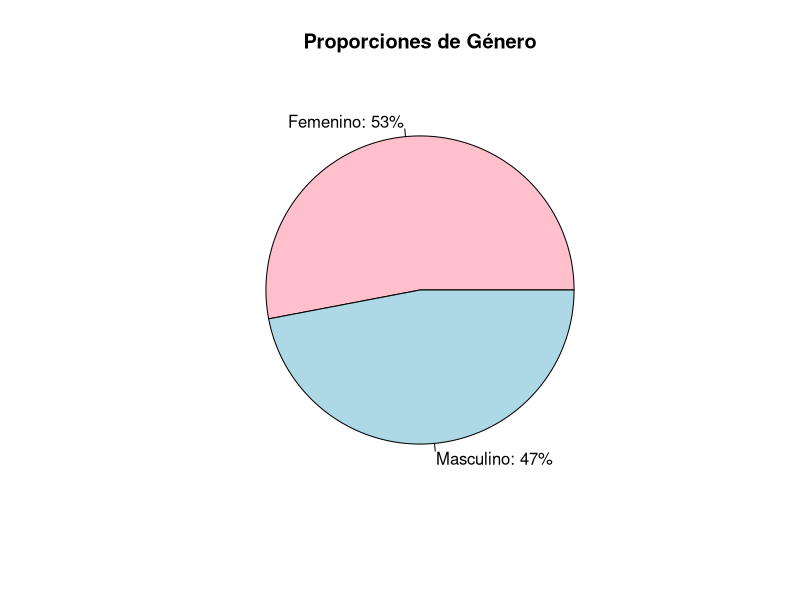
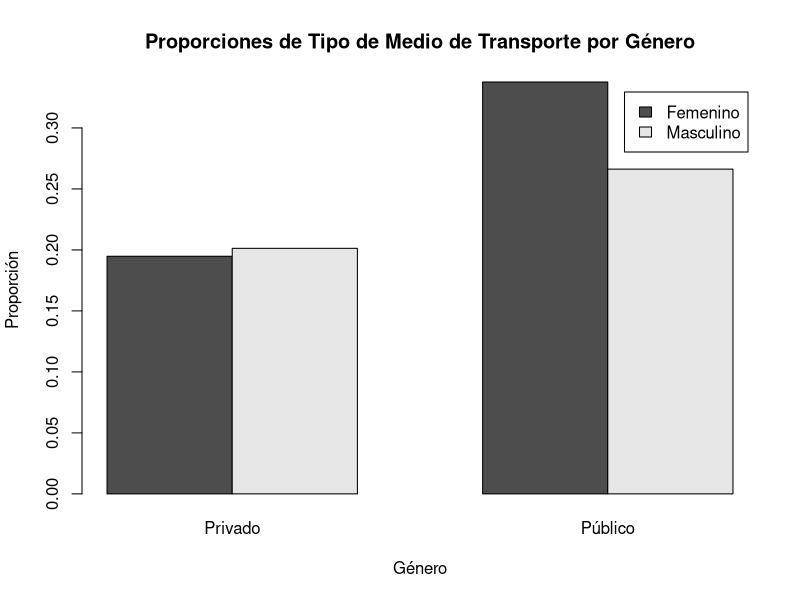
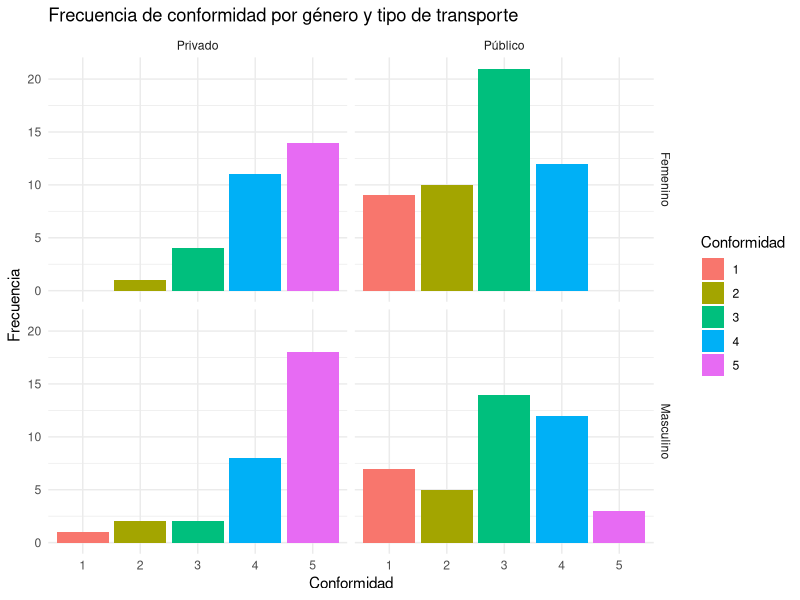
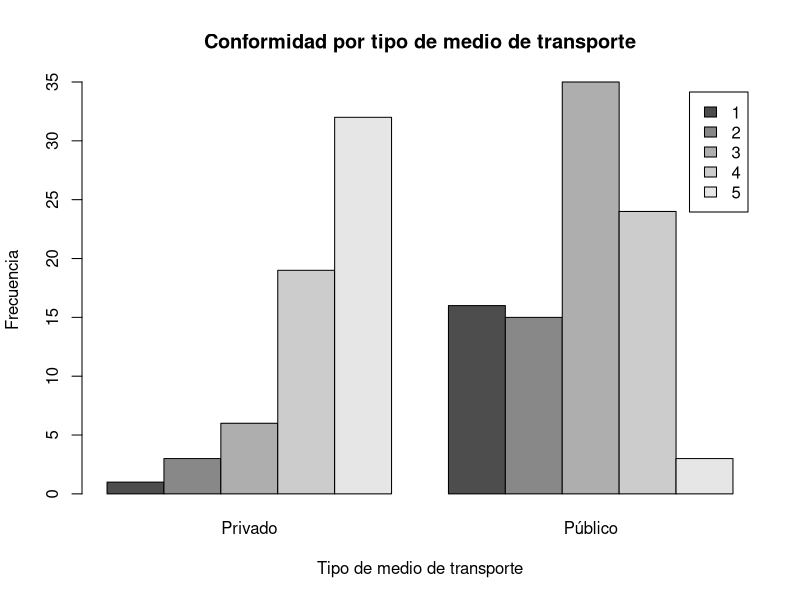
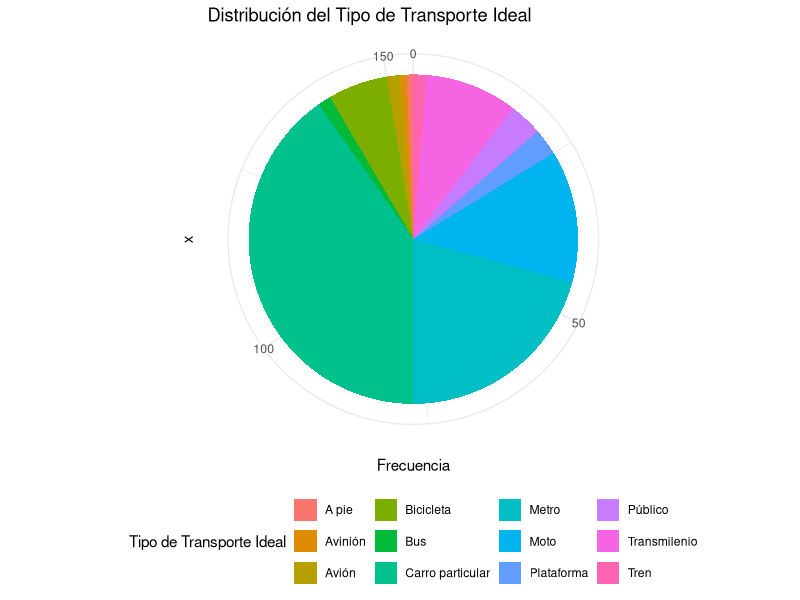
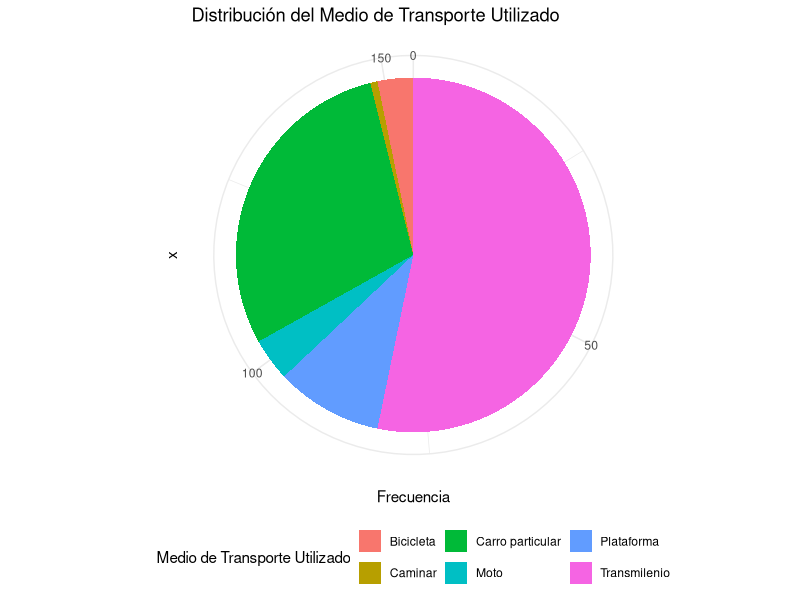
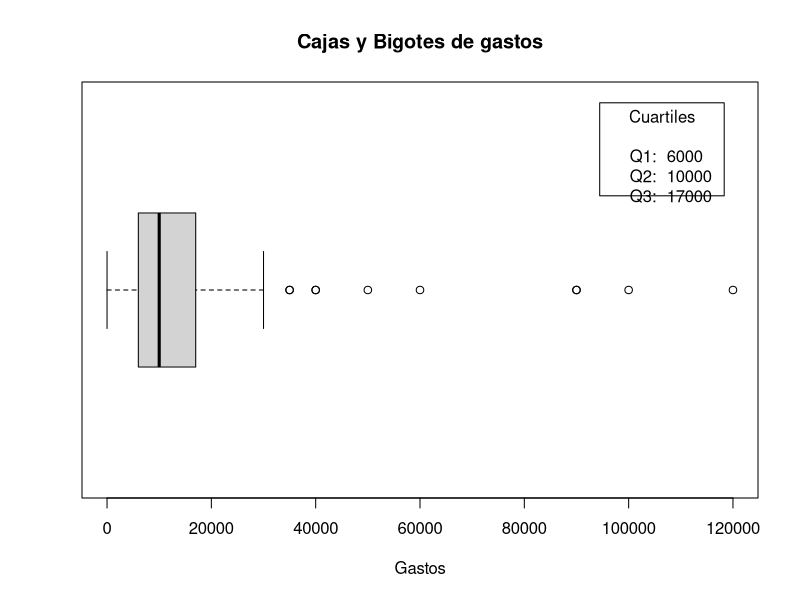
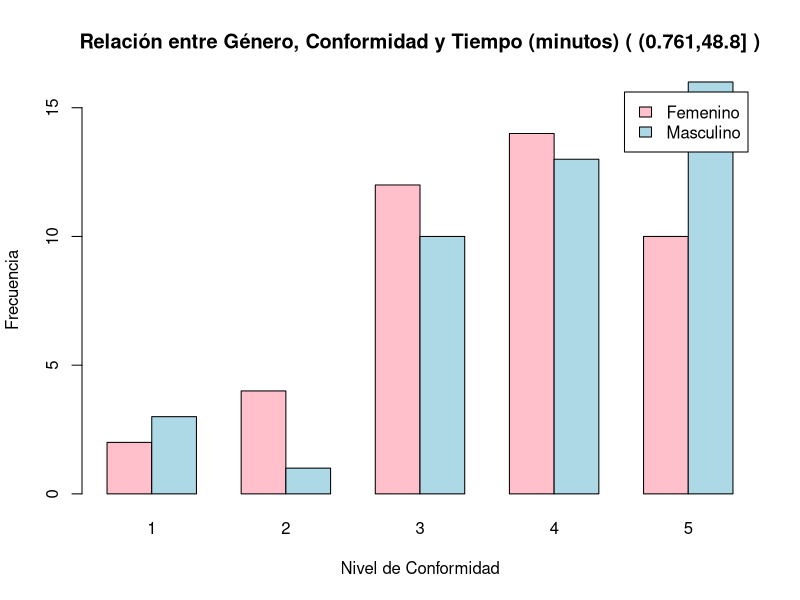

R code for these plots, in order:
## ---- chunk 1
 library(readxl)
 library(ggplot2)
  library(dplyr)
library(knitr)
 dr = read_excel("ENCUESTA MOVILIDAD(1-154) (1).xlsx")
 kable(head(dr))
 #Borrar las columnas innecesarias generadas por Microsoft Forms
 dr = dr[, -c(1)]
 generos = table(dr$`Genero `)
 proporciones_Genero = prop.table(generos)
 
 # Crear un gráfico de torta para mostrar la proporción en genero
  proporciones_Genero=round(proporciones_Genero, 2)
  etiquetas = paste0(names(proporciones_Genero), ": ", proporciones_Genero * 100, "%")
  graficaGeneros = pie(proporciones_Genero, col = c("pink", "lightblue"), main = "Proporciones de Género", labels = etiquetas)


relacionMedioTrans_Genero = table(dr$`Genero `, dr$`¿Qué tipo transporte usa?`)
tabla_RelacionMedioTrans = as.data.frame(prop.table(relacionMedioTrans_Genero))
colnames(tabla_RelacionMedioTrans) <- c("Genero", "Tipo de transporte", "Porcentaje")
tabla_RelacionMedioTrans$Porcentaje <- round(tabla_RelacionMedioTrans$Porcentaje * 100, 2)
#Mostrar la grafica que muestre porcentajes entre medio de transporte y genero
kable(tabla_RelacionMedioTrans)
prop_relacionMedioTrans_Genero = prop.table(relacionMedioTrans_Genero)

barplot(prop_relacionMedioTrans_Genero, beside = TRUE, legend.text = TRUE, main = "Proporciones de Tipo de Medio de Transporte por Género", xlab = "Género", ylab = "Proporción")

# Calcular la proporción de Tipo de Medio de Transporte por Género
prop_relacionMedioTrans_Genero = prop.table(table(dr$`Genero `, dr$`¿Qué tipo transporte usa?`))



# Relación entre tipo de medio de transporte y género

# Convertir la tabla de contingencia en un dataframe
conti <- table(dr$`Genero `, dr$`Nivel de conformidad`, dr$`¿Qué tipo transporte usa?`)
df_conti <- as.data.frame.table(conti)

# Renombrar las columnas
colnames(df_conti) <- c("Genero", "Conformidad", "Tipo_Transporte", "Frecuencia")

# Crear el gráfico de barras con la frecuencia de conformidad
ggplot(df_conti, aes(x = Conformidad, y = Frecuencia, fill = Conformidad)) +
  geom_bar(stat = "identity", position = "dodge") +
  facet_grid(Genero ~ Tipo_Transporte) +
  labs(
    x = "Conformidad",
    y = "Frecuencia",
    fill = "Conformidad",
    title = "Frecuencia de conformidad por género y tipo de transporte") +
  theme_minimal()




#Relacion entre nivel de conformidad y tipo de medio de transporte

barplot(table(dr$'Nivel de conformidad',dr$'¿Qué tipo transporte usa?'),beside = TRUE, legend.text = TRUE,main = "Conformidad por tipo de medio de transporte",xlab = "Tipo de medio de transporte", ylab="Frecuencia")


# Calcular la frecuencia de cada tipo de transporte ideal

frecuencia_transporte_ideal <- table(dr$`Medio transporte ideal. ¿Por qué?`)

# Convertir la tabla en un dataframe
df_frecuencia <- as.data.frame(frecuencia_transporte_ideal)

# Renombrar las columnas
colnames(df_frecuencia) <- c("Transporte_Ideal", "Frecuencia")

# Crear el gráfico de torta
ggplot(df_frecuencia, aes(x = "", y = Frecuencia, fill = Transporte_Ideal)) +
  geom_bar(stat = "identity") +
  coord_polar("y", start = 0) +
  labs(title = "Distribución del Tipo de Transporte Ideal",
       fill = "Tipo de Transporte Ideal") +
  theme_minimal() +
  theme(legend.position = "bottom")

# Calcular la frecuencia de cada medio de transporte usado

frec_tusado <- table(dr$`¿Qué medio de transporte usa?`)

# Convertir la tabla en un dataframe
df_frencia <- as.data.frame(frec_tusado)

# Renombrar las columnas
colnames(df_frencia) <- c("Transporte_usado", "Frecuencia")

# Crear el gráfico de torta Transporte usado
ggplot(df_frencia, aes(x = "", y = Frecuencia, fill = Transporte_usado))+
  geom_bar(stat = "identity") +
  coord_polar("y", start = 0) +
  labs(title = "Distribución del Medio de Transporte Utilizado",
       fill = "Medio de Transporte Utilizado") +
  theme_minimal() +
  theme(legend.position = "bottom")


# Boxplot para analizar gastos promedios de dinero
bp <- boxplot(as.numeric(dr$`En promedio cuánto dinero gasta a diario, en transporte`), 
  main="Cajas y Bigotes de gastos", 
  xlab="Gastos", 
  horizontal=TRUE)

# Mostrar los valores de q1, q2 y q3
q1 <- bp$stats[2]
q2 <- bp$stats[3]
q3 <- bp$stats[4]

# Agregar las etiquetas al gráfico
legend("topright", inset=.05, title="Cuartiles", 
       legend=paste("Q1: ", round(q1, 2), "\nQ2: ", round(q2, 2), "\nQ3: ", round(q3, 2)), cex=1)

# Generar una tabla de contingencia para analizar la relación entre género y conformidad según el tiempo
tabla_contingencia <- table(dr$`Genero `, dr$`Nivel de conformidad`, cut(as.numeric(dr$`Tiempo que tarda en 1 recorrido (Minutos)`), breaks = 5))

# Crear un gráfico de barras apiladas para cada nivel de tiempo
for (i in 1:dim(tabla_contingencia)[3]) {
  barplot(tabla_contingencia[,,i], beside = TRUE, legend.text = TRUE, 
          main = paste("Relación entre Género, Conformidad y Tiempo (minutos) (", dimnames(tabla_contingencia)[[3]][i], ")"), 
          xlab = "Nivel de Conformidad", ylab = "Frecuencia",
          col = c("pink", "lightblue"))
}

# Boxplot para analizar tiempo 
bp <- boxplot(as.numeric(dr$`Tiempo que tarda en 1 recorrido (Minutos)`),
  main = "Cajas y Bigotes de tiempo",
  xlab = "Tiempo",
  horizontal = T)

# Mostrar los valores de q1, q2 y q3
q1 <- bp$stats[2]
q2 <- bp$stats[3]
q3 <- bp$stats[4]

# Agregar las etiquetas al gráfico
legend("topright", inset=.05, title="Cuartiles", 
       legend=paste("Q1: ", round(q1, 2), "\nQ2: ", round(q2, 2), "\nQ3: ", round(q3, 2)), cex=1)

#Realizar una tabla de datos agrupados para analizar el nivel de conformidad con respecto al tiempo
# Calcular el número de intervalos (k)
n <- length(as.numeric(dr$`Tiempo que tarda en 1 recorrido (Minutos)`))
k <- ceiling(sqrt(n))

# Calcular el rango de los datos
rango <- max(as.numeric(dr$`Tiempo que tarda en 1 recorrido (Minutos)`)) - min(as.numeric(dr$`Tiempo que tarda en 1 recorrido (Minutos)`))

# Calcular el ancho de cada intervalo
ancho_intervalo <- ceiling(rango / k)

# Calcular los límites de cada intervalo
limites <- seq(min(as.numeric(dr$`Tiempo que tarda en 1 recorrido (Minutos)`)), max(as.numeric(dr$`Tiempo que tarda en 1 recorrido (Minutos)`)), by = ancho_intervalo)

# Crear una columna en el dataframe para asignar el intervalo correspondiente a cada dato
dr$Intervalo <- cut(as.numeric(dr$`Tiempo que tarda en 1 recorrido (Minutos)`), breaks = limites, include.lowest = TRUE)

# Agrupar los datos por intervalo
df_grouped <- group_by(dr, Intervalo)

df_summary <- summarise(df_grouped, Promedio_Conformidad = format(mean(as.numeric(`Nivel de conformidad`)), digits = 3))

# Mostrar el resumen de los promedios de conformidad por intervalo de tiempo
kable(df_summary)
